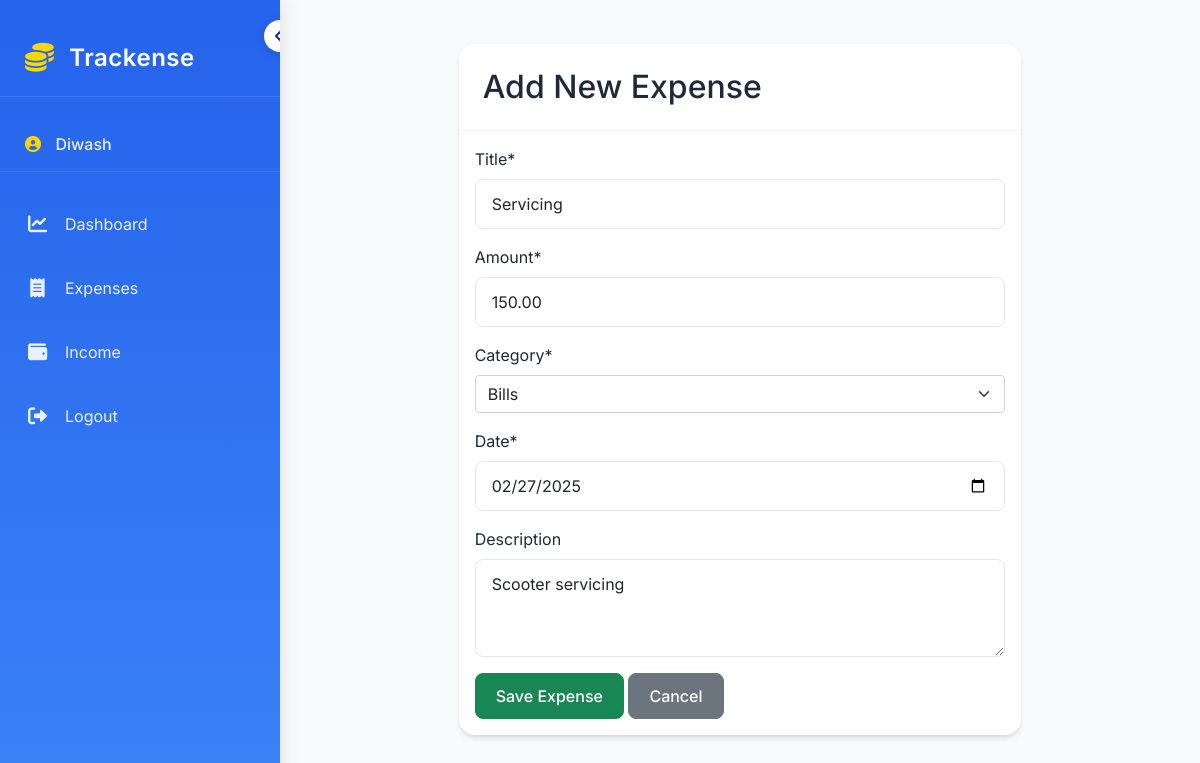
The app's page /expenses/edit/1/ (signed in) with its own data.
### trackense/models.py (models this page shows, shortened)
class Expense(models.Model):
    CATEGORY_CHOICES = [
        ('Food', 'Food'),
        ('Travel', 'Travel'),
        ('Shopping', 'Shopping'),
        ('Entertainment', 'Entertainment'),
        ('Bills', 'Bills'),
        ('Other', 'Other'),
    ]
    CATEGORY_ICONS = {
        'Food': 'fas fa-utensils',
        'Travel': 'fas fa-plane',
        'Shopping': 'fas fa-shopping-cart',
        'Entertainment': 'fas fa-film',
        'Bills': 'fas fa-file-invoice-dollar',
        'Other': 'fas fa-box',
    }
    title = models.CharField(max_length=100)
    amount = models.DecimalField(max_digits=10, decimal_places=2)
    category = models.CharField(max_length=20, choices=CATEGORY_CHOICES)
    date = models.DateField()
    description = models.TextField(blank=True)
    user = models.ForeignKey(User, on_delete=models.CASCADE)
    created_at = models.DateTimeField(auto_now_add=True)
    class Meta:
        ordering = ['-date', '-created_at']

### trackense/views.py (the view)
# urls.py: path('expenses/edit/<int:pk>/', views.edit_expense, name='edit_expense'),
@login_required
def edit_expense(request, pk):
    expense = get_object_or_404(Expense, pk=pk, user=request.user)
    if request.method == 'POST':
        form = ExpenseForm(request.POST, instance=expense)
        if form.is_valid():
            form.save()
            messages.success(request, 'Expense updated successfully!')
            return redirect('trackense:expense_list')
    else:
        form = ExpenseForm(instance=expense)
    return render(request, 'trackense/expense_form.html', {'form': form, 'edit_mode': True})

### trackense/forms.py
class ExpenseForm(forms.ModelForm):
    class Meta:
        model = Expense
        fields = ['title', 'amount', 'category', 'date', 'description']
        widgets = {
            'date': forms.DateInput(attrs={'type': 'date'}),
            'description': forms.Textarea(attrs={'rows': 3}),
        }

### trackense/templates/trackense/expense_form.html (shortened to what this page needs)
{% extends 'base.html' %}
{% load crispy_forms_tags %}
{% block content %}
<div class="container mt-4">
    <div class="row justify-content-center">
        <div class="col-md-8">
            <div class="card">
                <div class="card-header">
                    <h2 class="mb-0">Add New Expense</h2>
                </div>
                <div class="card-body">
                    <form method="post" novalidate>
                        {{ form|crispy }}
                        <div class="mt-3">
                            <button type="submit" class="btn btn-success">Save Expense</button>
                            <a href="{% url 'trackense:expense_list' %}" class="btn btn-secondary">Cancel</a>
                        </div>
                    </form>
                </div>
            </div>
        </div>
    </div>
</div>
{% endblock %}

### templates/base.html (shortened to what this page needs)
<!DOCTYPE html>
<html lang="en">
<head>
    {% load static %}
    <link href="https://cdn.jsdelivr.net/npm/bootstrap@5.1.3/dist/css/bootstrap.min.css" rel="stylesheet">
    <link href="https://cdnjs.cloudflare.com/ajax/libs/font-awesome/6.0.0-beta3/css/all.min.css" rel="stylesheet">
    <link href="{% static 'css/custom.css' %}" rel="stylesheet">
</head>
<body>
    {% block body %}
    <nav class="sidebar" id="sidebar" aria-expanded="true">
        <button class="toggle-btn"
                type="button"
                aria-label="Collapse Sidebar"
                title="Toggle Sidebar">
            <i class="fas fa-chevron-left" id="toggle-icon"></i>
        </button>
        <div class="brand-section">
            <a href="{% url 'trackense:dashboard' %}" title="Trackense">
                <i class="fas fa-coins"></i>
                <span>Trackense</span>
            </a>
        </div>
        {% if user.is_authenticated %}
        <div class="user-section">
            <i class="fas fa-user-circle"></i>
            <span>{{ user.username }}</span>
        </div>
        {% endif %}
        <div class="nav flex-column">
            <a class="nav-link {% if request.resolver_match.url_name == 'dashboard' %}active{% endif %}"
               href="{% url 'trackense:dashboard' %}"
               title="Dashboard">
                <i class="fas fa-chart-line"></i>
                <span>Dashboard</span>
            </a>
            <a class="nav-link {% if request.resolver_match.url_name == 'expense_list' %}active{% endif %}"
               href="{% url 'trackense:expense_list' %}"
               title="Expenses">
                <i class="fas fa-receipt"></i>
                <span>Expenses</span>
            </a>
            <a class="nav-link {% if request.resolver_match.url_name == 'income_list' %}active{% endif %}"
               href="{% url 'trackense:income_list' %}"
               title="Income">
                <i class="fas fa-wallet"></i>
                <span>Income</span>
            </a>
            {% if user.is_authenticated %}
                <form method="post" action="{% url 'logout' %}" class="mt-auto">
                    <button type="submit" class="nav-link border-0 bg-transparent w-100 text-start" title="Logout">
                        <i class="fas fa-sign-out-alt"></i>
                        <span>Logout</span>
                    </button>
                </form>
            {% endif %}
        </div>
    </nav>
    <main class="main-content" id="main-content">
        {% block content %}
        {% endblock %}
    </main>
    {% endblock %}
</body>
</html>

### static/css/custom.css (style rules this page uses)
:root { --primary-color: #2563eb; --secondary-color: #3b82f6; --success-color: #10b981; --danger-color: #ef4444; --background-color: #f8fafc; --card-background: #ffffff; --text-primary: #1e293b; --text-secondary: #64748b; }
body { background-color: var(--background-color); color: var(--text-primary); font-family: 'Inter', sans-serif; }
html, body { height: 100%; margin: 0; padding: 0; }
.sidebar { height: 100vh; background: linear-gradient(180deg, var(--primary-color) 0%, var(--secondary-color) 100%); padding-top: 20px; position: fixed; left: 0; width: 280px; transition: all 0.4s cubic-bezier(0.4, 0, 0.2, 1); box-shadow: 2px 0 20px rgba(0, 0, 0, 0.1); backdrop-filter: blur(10px); z-index: 1000; overflow-x: hidden; transform: translateX(0); }
.sidebar .nav-link { color: rgba(255, 255, 255, 0.9); padding: 15px 25px; display: flex; align-items: center; gap: 15px; white-space: nowrap; transition: all 0.3s; border-radius: 0 30px 30px 0; margin: 5px 0; margin-right: 15px; }
.sidebar .nav-link i { font-size: 1.2rem; min-width: 25px; text-align: center; transition: transform 0.3s; }
.sidebar .nav-link span { opacity: 1; transition: opacity 0.3s ease, transform 0.3s ease; transform: translateX(0); }
.sidebar .nav-link span, .sidebar .brand-section span, .sidebar .user-section span { opacity: 1; transition: all 0.3s ease; white-space: nowrap; }
.brand-section { padding: 20px 25px; border-bottom: 1px solid rgba(255, 255, 255, 0.1); margin-bottom: 20px; }
.brand-section a { color: #fff; text-decoration: none; font-size: 1.5rem; display: flex; align-items: center; gap: 15px; font-weight: 600; letter-spacing: 0.5px; }
.brand-section i { font-size: 1.8rem; color: #ffd700; }
.main-content { margin-left: 280px; padding: 20px; transition: margin-left 0.3s ease; width: calc(100% - 280px); }
.toggle-btn { position: absolute; right: -16px; top: 20px; background: #ffffff; color: #1a237e; border: none; border-radius: 50%; width: 32px; height: 32px; display: flex; align-items: center; justify-content: center; cursor: pointer; z-index: 1001; transition: all 0.3s cubic-bezier(0.4, 0, 0.2, 1); box-shadow: 0 2px 10px rgba(0, 0, 0, 0.15); left: auto; transform: rotate(0); transition: transform 0.4s cubic-bezier(0.4, 0, 0.2, 1); }
.toggle-btn i { transition: transform 0.4s cubic-bezier(0.4, 0, 0.2, 1); }
.sidebar .user-section { padding: 15px 25px; margin-bottom: 20px; border-bottom: 1px solid rgba(255, 255, 255, 0.1); }
.sidebar .user-section i { color: #ffd700; margin-right: 10px; }
.sidebar .user-section span { color: rgba(255, 255, 255, 0.9); font-weight: 500; }
.card { border: none; border-radius: 1rem; background: var(--card-background); box-shadow: 0 4px 6px -1px rgb(0 0 0 / 0.1), 0 2px 4px -2px rgb(0 0 0 / 0.1); transition: all 0.3s ease; }
.card-header { background: transparent; border-bottom: 1px solid rgba(0, 0, 0, 0.05); padding: 1.5rem; }
.card-body { padding: 1.5rem; }
.btn { padding: 0.625rem 1.25rem; border-radius: 0.5rem; font-weight: 500; transition: all 0.3s ease; }
.form-control { padding: 0.75rem 1rem; border-radius: 0.5rem; border: 1px solid #e2e8f0; transition: all 0.3s ease; }
@media (max-width: 1200px) { .card-body { padding: 1rem; } }

### records on screen
Expense: title "Servicing", amount "150.00", category "Bills", date "02/27/2025", description "Scooter servicing"

### other values on screen
{{ user.username }} "Diwash"
